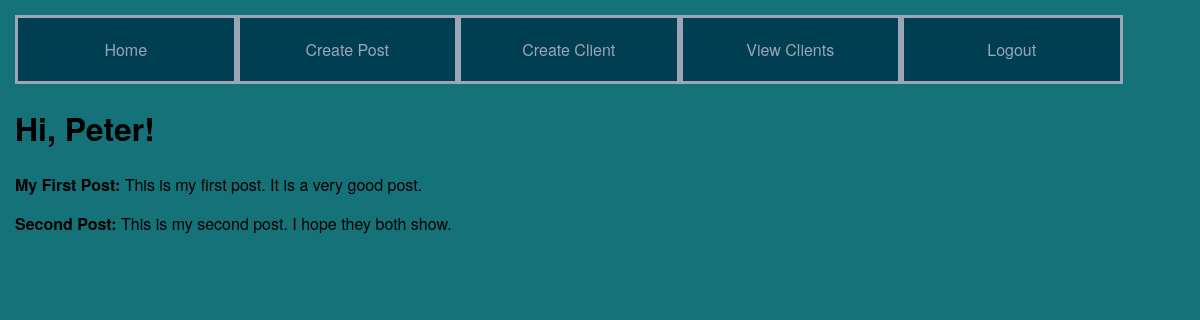
The page /index (signed in) on the database as committed earlier.
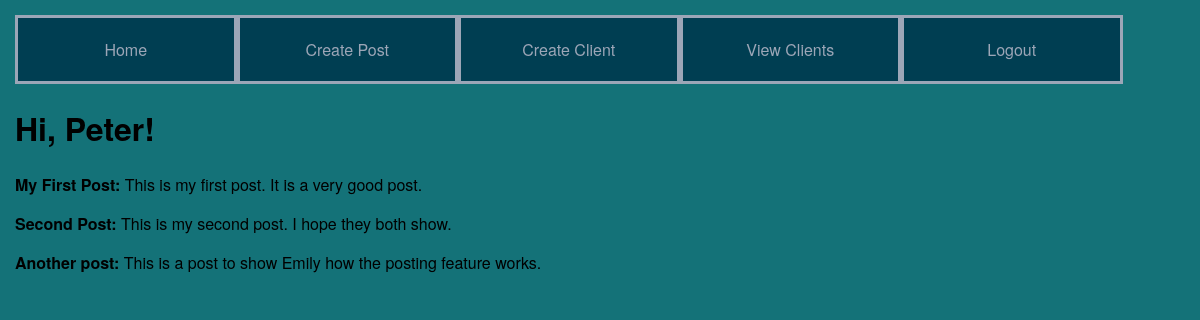
The same page on the database as committed later.
### app/models.py (models this page shows, shortened)
class Post(db.Model):
	id = db.Column(db.Integer, primary_key = True)
	title = db.Column(db.String(30))
	body = db.Column(db.String(140))
	timestamp = db.Column(db.DateTime, index = True, default = datetime.utcnow)
	user_id = db.Column(db.Integer, db.ForeignKey('user.id'))

### app/routes.py (the view)
@app.route('/')
@app.route('/index')
@login_required
def index():
	posts = Post.query.filter_by(user_id = current_user.id)
	return render_template('index.html', title='Home', posts=posts)

### app/models.py (called while the page is built)
@login.user_loader
def load_user(id):
	return User.query.get(int(id))

### app/templates/index.html
{% extends "base.html" %}
{% block content %}
    <h1>Hi, {{ current_user.username }}!</h1>
    {% for post in posts %}
    <div><p><b>{{ post.title }}:</b> {{ post.body }}</p></div>
    {% endfor %}
{% endblock %}

Rows that differ between the two databases and show on the page:
added Post: title "Another post", body "This is a post to show Emily how the posting feature works."
